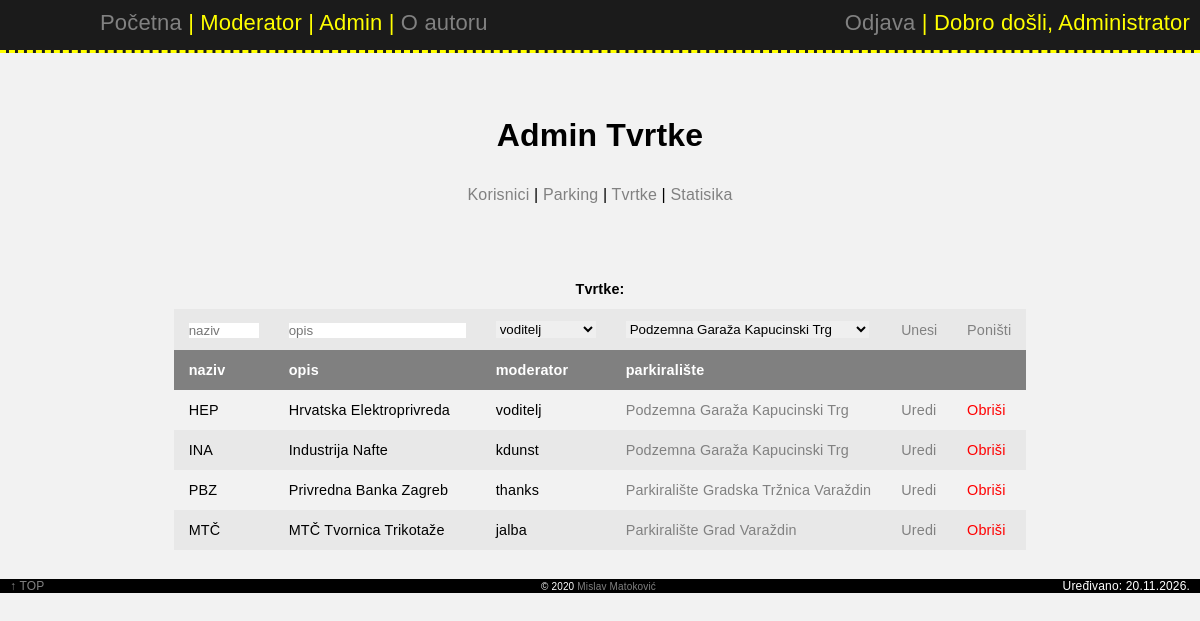
The page /admin_tvrtke.php (signed in) on the database its author committed.
### tables this page shows
CREATE TABLE IF NOT EXISTS `tvrtka` (
  `tvrtka_id` INT(10) NOT NULL AUTO_INCREMENT,
  `moderator_id` INT(10) NOT NULL,
  `parkiraliste_id` INT(10) NOT NULL,
  `naziv` VARCHAR(50) NOT NULL,
  `opis` TEXT NULL,
  PRIMARY KEY (`tvrtka_id`, `moderator_id`),
  INDEX `fk_kateogrija_predmeta_korisnik1_idx` (`moderator_id` ASC),
  INDEX `fk_tvrtka_parkiraliste1_idx` (`parkiraliste_id` ASC),
  CONSTRAINT `fk_kateogrija_predmeta_korisnik1`
    FOREIGN KEY (`moderator_id`)
    REFERENCES `korisnik` (`korisnik_id`)
    ON DELETE NO ACTION
    ON UPDATE NO ACTION,
  CONSTRAINT `fk_tvrtka_parkiraliste1`
    FOREIGN KEY (`parkiraliste_id`)
    REFERENCES `parkiraliste` (`parkiraliste_id`)
    ON DELETE NO ACTION
    ON UPDATE NO ACTION);

CREATE TABLE IF NOT EXISTS `korisnik` (
  `korisnik_id` INT(10) NOT NULL AUTO_INCREMENT,
  `tip_id` INT(10) NOT NULL,
  `korisnicko_ime` VARCHAR(50) NOT NULL,
  `lozinka` VARCHAR(50) NOT NULL,
  `ime` VARCHAR(50) NOT NULL,
  `prezime` VARCHAR(50) NOT NULL,
  `email` VARCHAR(50) NULL,
  `slika` TEXT NULL,
  PRIMARY KEY (`korisnik_id`),
  INDEX `fk_korisnik_tip_korisnika_idx` (`tip_id` ASC),
  CONSTRAINT `fk_korisnik_tip_korisnika`
    FOREIGN KEY (`tip_id`)
    REFERENCES `tip_korisnika` (`tip_id`)
    ON DELETE NO ACTION
    ON UPDATE NO ACTION);

CREATE TABLE IF NOT EXISTS `parkiraliste` (
  `parkiraliste_id` INT(10) NOT NULL AUTO_INCREMENT,
  `naziv` VARCHAR(50) NOT NULL,
  `adresa` TEXT NOT NULL,
  `slika` TEXT NOT NULL,
  `video` TEXT NULL,
  PRIMARY KEY (`parkiraliste_id`));

### admin_tvrtke.php (the view, shortened to what this page needs)
<?php
    $veza = OtvoriBP();
?>
<?php
    $azuriraj = false;
    $naziv = "";
    $opis = "";
    $moderator = 0;
    $parkiraliste = 0;
?>
<!DOCTYPE html>
<html lang="en" xml:lang="en">
<head>
    <link rel="stylesheet" type="text/css" href="stil.css">
</head>
<body>
<?php include "header.php" ?>
<h1>Admin Tvrtke</h1>
<nav>
    <ul>
        <a href="admin.php">Korisnici</a>  |
        <a href="admin_parking.php">Parking</a>  |
        <a href="admin_tvrtke.php">Tvrtke</a> |
        <a href="admin_statistika.php">Statisika</a>
    </ul>
</nav>
    <div id="tvrtke">
        <div id="obavijest">
        </div>
        <table>
        <caption>Tvrtke:</caption>
        <thead>
                <tr>
                    <td style="width:70px;"><input name="naziv" id="naziv" type="text" form="forma_tvrtka" placeholder="naziv" value="<?php echo $naziv; ?>" style="width:100%;" /></td>
                    <td><input name="opis" id="opis" type="text" form="forma_tvrtka" placeholder="opis" value="<?php echo $opis; ?>" style="width:100%;" /></td>
                    <?php if($azuriraj == true): ?>
                        <td><select name="korisnik_id" id="korisnik_id" form="forma_tvrtka" style="width:100px;"/>
                        <?php
                            $upit = "SELECT * FROM korisnik WHERE tip_id='1'";
                            $rezultat = mysqli_query($veza, $upit);
                            while ($red = mysqli_fetch_array($rezultat)){?>
                                <option value="<?=$red['korisnik_id']?>"
                                <?php if($moderator == $red['korisnik_id']) echo 'selected="selected" '; ?>> <?=$red['korisnicko_ime']?> </option>
                        <?php } ?>
                        </select></td>
                    <?php else: ?>
                        <td><select name="korisnik_id" id="korisnik_id" form="forma_tvrtka" style="width:100px;"/>
                        <?php
                            $upit = "SELECT * FROM korisnik WHERE tip_id='1'";
                            $rezultat = mysqli_query($veza, $upit);
                            while ($red = mysqli_fetch_array($rezultat)){?>
                            <option value="<?=$red['korisnik_id']?>" ><?=$red['korisnicko_ime']?> </option>
                        <?php } ?>
                        </select></td>
                    <?php endif; ?>
                    <?php if($azuriraj == true): ?>
                    <td><select name="parkiraliste_id" id="parkiraliste_id" form="forma_tvrtka"/>
                        <?php
                            $upiti = "SELECT * FROM parkiraliste";
                            $rezultati = mysqli_query($veza, $upiti);
                            while ($red = mysqli_fetch_array($rezultati)){?>
                                <option value="<?=$red['parkiraliste_id']?>"
                                <?php if($parkiraliste == $red['parkiraliste_id']) echo 'selected="selected" '; ?>> <?=$red['naziv']?> </option>
                        <?php } ?>
                        </select></td>
                    <?php else: ?>
                        <td><select name="parkiraliste_id" id="parkiraliste_id" form="forma_tvrtka"/>
                        <?php
                            $upit = "SELECT * FROM parkiraliste";
                            $rezultat = mysqli_query($veza, $upit);
                            while ($red = mysqli_fetch_array($rezultat)){?>
                            <option value="<?=$red['parkiraliste_id']?>" ><?=$red['naziv']?> </option>
                        <?php } ?>
                        </select></td>
                    <?php endif; ?>
                    <?php if($azuriraj == true): ?>
                        <td><input type="submit" name="azuriraj" id="unesi" value="Ažuriraj" form="forma_tvrtka"/></td>
                    <?php else: ?>
                        <td><input type="submit" name="unesi" id="unesi" value="Unesi" form="forma_tvrtka"/></td>
                    <?php endif; ?>
                    <td><a href="admin_tvrtke.php">Poništi</a></td>
                </tr>
        </thead>
        <thead>
            <tr>
                <th>naziv</th>
                <th>opis</th>
                <th>moderator</th>
                <th>parkiralište</th>
                <th colspan="2"></th>
            </tr>
        </thead>
        <tbody>
        <?php
            $upit = "SELECT DISTINCT  tvrtka.*, korisnik.korisnicko_ime AS moderator_id, parkiraliste.naziv AS pnaziv FROM tvrtka
                    LEFT JOIN partner ON partner.tvrtka_id = tvrtka.tvrtka_id
                    LEFT JOIN korisnik ON korisnik.korisnik_id = tvrtka.moderator_id
                    LEFT JOIN parkiraliste ON parkiraliste.parkiraliste_id = tvrtka.parkiraliste_id";
            $rezultat = mysqli_query($veza, $upit);
            while ($red = mysqli_fetch_array($rezultat)) { ?>
                <tr>
                    <td><?php echo $red['naziv']; ?></td>
                    <td><?php echo $red['opis']; ?></td>
                    <td><?php echo $red['moderator_id']; ?></td>
                    <td><?php echo "<a href='parkiraliste.php?id={$red['parkiraliste_id']}'>{$red['pnaziv']}</a>"; ?></td>
                    <td><a href="admin_tvrtke.php?edit=<?php echo $red['tvrtka_id']; ?>">Uredi</a></td>
                    <td><a class="crven" href="admin_tvrtke.php?delete=<?php echo $red['tvrtka_id']; ?>">Obriši</a></td>
                </tr>
        <?php } ?>
        </tbody>
        </table>
    </div>
<?php include "footer.php" ?>
</body>
</html>

### stil.css (style rules this page uses)
* { margin: 0px; padding: 0px; border: 0px; }
body { font-family: Helvetica, sans-serif; text-align:center; letter-spacing: .01em; max-width: 10500px; margin-left: auto; margin-right: auto; margin-top: 0px; overflow-x: hidden; color: black; padding-bottom: 60px; background: #f2f2f2; }
h1 { color: black; font-weight: Bold; text-align: center; margin-bottom: 1em; margin-top: 2em; }
a { color: #818181; text-decoration: none; }
table { display: inline-block; height: auto; border-collapse: collapse; margin: 25px 0; font-size: 0.9em; }
tr:nth-child(even) { background-color: #e8e8e8; }
caption { padding: 12px 15px; font-weight: bold; }
thead td { background-color: #e8e8e8; }
thead th { background-color: gray; color: white; text-align: left; font-weight: bold; padding: 12px 15px; }
td { padding: 12px 15px; text-align: left; }
#unesi { color: #818181; background-color: #e8e8e8; cursor: pointer; font-size: 14px; }
#obavijest { color: red; width: 80%; margin: auto; margin-top: 20px; font-weight: Bold; padding: 10px; text-align: left; }
.crven { color: red; }

### rows shown on the page
tvrtka: naziv "HEP", opis "Hrvatska Elektroprivreda", moderator.korisnicko_ime "voditelj", parkiraliste.naziv "Podzemna Garaža Kapucinski Trg"
tvrtka: naziv "INA", opis "Industrija Nafte", moderator.korisnicko_ime "kdunst", parkiraliste.naziv "Podzemna Garaža Kapucinski Trg"
tvrtka: naziv "PBZ", opis "Privredna Banka Zagreb", moderator.korisnicko_ime "thanks", parkiraliste.naziv "Parkiralište Gradska Tržnica Varaždin"
tvrtka: naziv "MTČ", opis "MTČ Tvornica Trikotaže", moderator.korisnicko_ime "jalba", parkiraliste.naziv "Parkiralište Grad Varaždin"

### other values the page prints
$_SESSION['ime'] "Administrator"
date ("d.m.Y.", getlastmod()) "20.11.2026."
form field korisnik_id "voditelj"
form field parkiraliste_id "Podzemna Garaža Kapucinski Trg"
